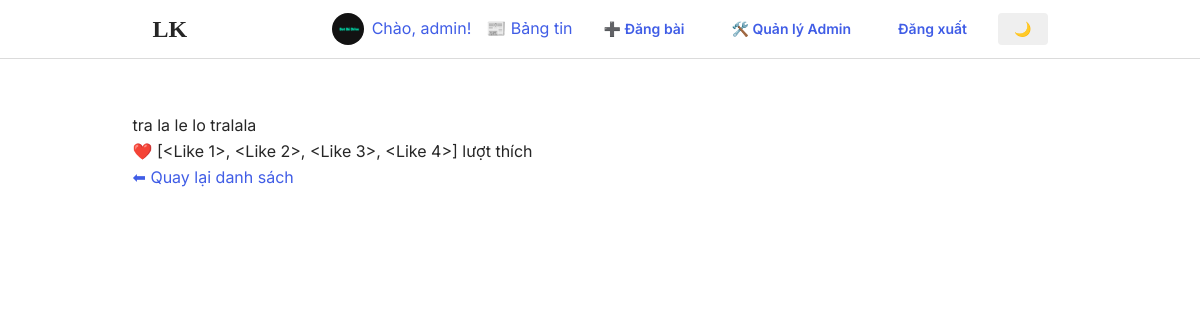
The app's page /posts/1 (signed in) with its own data.
### app/models.py (models this page shows, shortened)
class User(db.Model, UserMixin):
    id = db.Column(db.Integer, primary_key=True)
    username = db.Column(db.String(64), unique=True, nullable=False)
    email = db.Column(db.String(120), unique=True, nullable=False)
    password = db.Column(db.String(128), nullable=False)
    avatar = db.Column(db.String(200), default='default.jpg')
    total_hearts = db.Column(db.Integer, default=0)
    is_admin = db.Column(db.Boolean, default=False)
    is_active = db.Column(db.Boolean, default=True)
    posts = db.relationship('Post', back_populates='user', lazy=True, cascade='all, delete-orphan')
    comments = db.relationship('Comment', back_populates='user', lazy=True, cascade='all, delete-orphan')
    post_likes = db.relationship('Like', back_populates='user', lazy=True)
    comment_likes = db.relationship('Comment', secondary=comment_likes, back_populates='liked_by', lazy='dynamic')
    sent_messages = db.relationship('Message', foreign_keys='Message.sender_id', back_populates='sender', lazy=True)
    received_messages = db.relationship('Message', foreign_keys='Message.receiver_id', back_populates='receiver', lazy=True)
    sent_friend_requests = db.relationship('Friendship', foreign_keys='Friendship.user_id', back_populates='user', lazy=True)
    received_friend_requests = db.relationship('Friendship', foreign_keys='Friendship.friend_id', back_populates='friend', lazy=True)
    calls_made = db.relationship('Call', foreign_keys='Call.caller_id', back_populates='caller', lazy=True)
    calls_received = db.relationship('Call', foreign_keys='Call.callee_id', back_populates='callee', lazy=True)

class Post(db.Model):
    id = db.Column(db.Integer, primary_key=True)
    user_id = db.Column(db.Integer, db.ForeignKey('user.id'), nullable=False)
    content = db.Column(db.Text, nullable=False)
    image = db.Column(db.String(200))
    created_at = db.Column(db.DateTime, default=lambda: datetime.now(tz), index=True)
    updated_at = db.Column(db.DateTime, onupdate=lambda: datetime.now(tz))
    user = db.relationship('User', back_populates='posts')
    comments = db.relationship('Comment', back_populates='post', lazy=True, cascade='all, delete-orphan')
    likes = db.relationship('Like', back_populates='post', lazy=True, cascade='all, delete-orphan')

### app/routes.py (the view)
@main.route('/posts/<int:post_id>')
def post_detail(post_id):
    post = Post.query.get_or_404(post_id)
    if post.created_at and post.created_at.tzinfo is None:
        post.created_at = utc.localize(post.created_at)
    post.created_at_hn = post.created_at.astimezone(timezone('Asia/Ho_Chi_Minh')) if post.created_at else None
    return render_template('post_detail.html', post=post)

### app/templates/post_detail.html (shortened to what this page needs)
{% extends 'base.html' %}
{% block content %}
  <div class="post-detail">
    <p>{{ post.content }}</p>
    <p>❤️ {{ post.likes }} lượt thích</p>
    <a href="{{ url_for('main.list_posts') }}">⬅ Quay lại danh sách</a>
  </div>
{% endblock %}

### app/templates/base.html (shortened to what this page needs)
<!DOCTYPE html>
<html lang="en">
<head>
  <link rel="stylesheet" href="{{ url_for('static', filename='css/style.css') }}">
</head>
<body>
  <header class="navbar">
    <div class="container">
      <a href="{{ url_for('main.home') }}" class="logo">LK</a>
      <nav class="nav-links">
        {% if current_user.is_authenticated %}
          <div class="user-info">
            <img src="{{ url_for('static', filename='avatars/' + (current_user.avatar or 'default.jpg')) }}" alt="Avatar" class="avatar">
            <a href="{{ url_for('main.profile') }}" class="username">Chào, {{ current_user.username }}!</a>
          </div>
          <a href="{{ url_for('main.feed') }}">📰 Bảng tin</a>
          <a href="{{ url_for('main.create_post') }}" class="btn">➕ Đăng bài</a>
          {% if current_user.is_admin %}
            <a href="{{ url_for('admin.dashboard') }}" class="btn btn-admin">🛠️ Quản lý Admin</a>
          {% endif %}
          <a href="{{ url_for('main.logout') }}" class="btn">Đăng xuất</a>
        {% else %}
          <a href="{{ url_for('main.login') }}" class="btn">Đăng nhập</a>
          <a href="{{ url_for('main.register') }}" class="btn btn-primary">Đăng ký</a>
        {% endif %}
        <button id="darkModeToggle" class="btn btn-toggle" title="Chuyển chế độ sáng/tối">
          <span class="toggle-icon">🌙</span>
        </button>
      </nav>
    </div>
  </header>
  <main class="main-content container">
    {% block content %}{% endblock %}
  </main>
</body>
</html>

### app/static/css/style.css (style rules this page uses)
:root { --primary-color: #405DE6; --secondary-color: #5851DB; --accent-color: #833AB4; --red: #ed4956; --green: #4CAF50; --bg-color: #ffffff; --text-color: #262626; --light-gray: #fafafa; --medium-gray: #dbdbdb; --dark-gray: #8e8e8e; --border-color: #dbdbdb; --header-bg: #ffffff; --comment-bg: #f5f5f5; --card-bg: #ffffff; --btn-bg: #e0e0e0; --btn-text: #262626; --btn-primary-bg: #405DE6; --btn-primary-text: #ffffff; --btn-danger-bg: #dc3545; }
* { box-sizing: border-box; margin: 0; padding: 0; }
body { font-family: 'Inter', -apple-system, BlinkMacSystemFont, "Segoe UI", Roboto, Helvetica, Arial, sans-serif; background-color: var(--bg-color); color: var(--text-color); line-height: 1.6; transition: background-color 0.3s ease, color 0.3s ease; }
a { color: var(--primary-color); text-decoration: none; }
img { max-width: 100%; height: auto; }
.container { max-width: 935px; margin: 0 auto; padding: 0 20px; }
.main-content { padding: 30px 0; }
.btn { display: inline-block; padding: 0.5rem 1rem; border-radius: 4px; font-weight: 600; font-size: 0.875rem; cursor: pointer; transition: all 0.3s ease; text-align: center; border: none; }
.avatar { --avatar-size: 32px; width: var(--avatar-size); height: var(--avatar-size); border-radius: 50%; object-fit: cover; object-position: center; aspect-ratio: 1/1; display: block; image-rendering: -webkit-optimize-contrast; image-rendering: crisp-edges; -ms-interpolation-mode: bicubic; backface-visibility: hidden; transform: translateZ(0); will-change: transform; }
.navbar { background-color: var(--header-bg); border-bottom: 1px solid var(--border-color); padding: 10px 0; position: sticky; top: 0; z-index: 100; }
.navbar .container { display: flex; justify-content: space-between; align-items: center; }
.logo { font-size: 1.5rem; font-weight: 600; color: var(--text-color); font-family: 'Billabong', cursive; }
.nav-links { display: flex; align-items: center; gap: 15px; }
.user-info { display: flex; align-items: center; gap: 8px; }

### records on screen
User: avatar (placeholder picture), username "admin"
Post: content "tra la le lo tralala"

### other values on screen
{{ post.likes }} "[<Like 1>, <Like 2>, <Like 3>, <Like 4>]"
